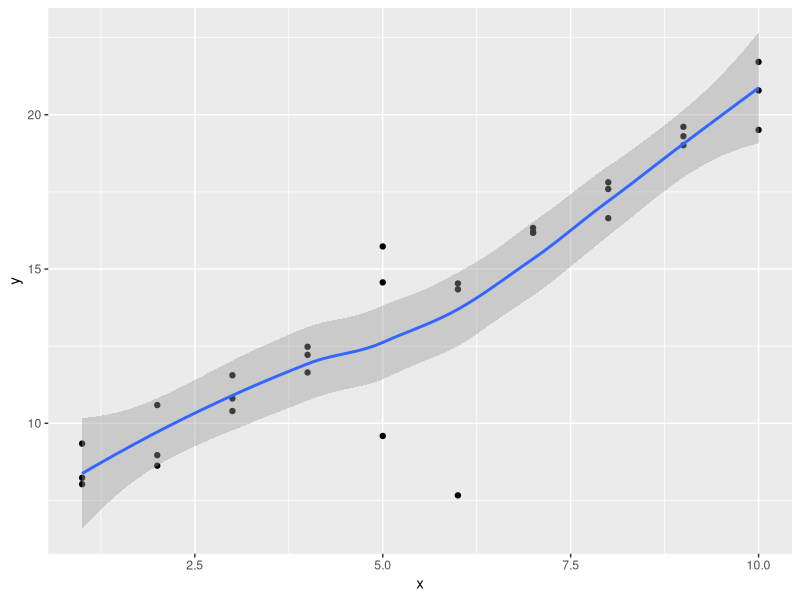
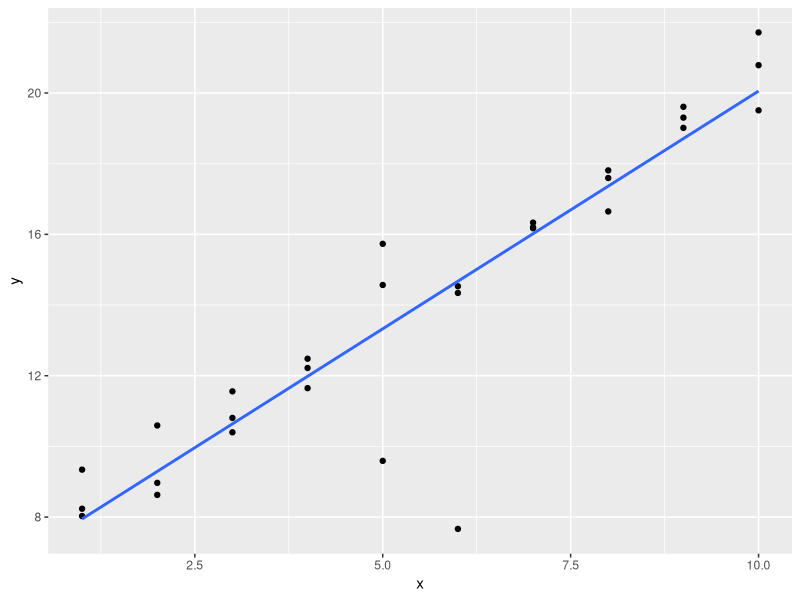

These charts were generated, in order, by the following R code: (Note: this script raises an error after producing the figures.)
## ---- chunk 1
library(tidyverse)

library(modelr)
options(na.action = na.warn)
## ---- chunk 2
sim1a <- tibble(
  x = rep(1:10, each = 3),
  y = x * 1.5 + 6 + rt(length(x), df = 2)
)
## ---- chunk 3
sim1a_mod <- lm(y ~ x, data = sim1a)               # fit a linear model (straight line)

coef(sim1a_mod)                                    # Slope=1.480507    Intercept=5.806916

# Can't just put `sim1a_mod` into ggplot like below ...It plots *curve*, as for `sim1a`. (WHY?)
ggplot(sim1a_mod, aes(x, y)) +
  geom_point() +
  geom_smooth() 
## ---- chunk 4
ggplot(sim1a, aes(x = x, y = y)) +
  geom_point() +
  geom_smooth(method = "lm", se = FALSE)           # fit a linear model (straight line)
## ---- chunk 5
measure_distance <- function(mod, data) {
  diff <- data$y - make_prediction(mod, data)
  mean(abs(diff))
}
## ---- chunk 6
best <- optim(c(0, 0), measure_distance, data = sim1a)
best$par                                   # the best parameters of the 'mean-absolute distance'


# HOWEVER, although the code in Q2 defines `measure_distance` (and we have `sim1a` from Q1), that definition doesn't include what the `make_prediction()` function is ...SO at the moment we just get an error
## ---- chunk 7
# "For the above function to work, we need to define a function `make_prediction` that takes a numeric vector of length two (the intercept and slope) and returns the predictions..."

make_prediction <- function(mod, data) {
  mod[1] + mod[2] * data$x
}

# (I don't properly understand this, but) running that `make_prediction` code, and then the `optim` code again, gives : [1] 6.013145 1.511948

# ...re. `lm()` with the same data, (in A1) : Slope=1.546082    Intercept=5.633505
## ---- chunk 8
model1 <- function(a, data) {
  a[1] + data$x * a[2] + a[3]
}
## ---- chunk 9
sim1_loess <- loess(y ~ x, data = sim1)

grid_loess <- sim1 %>%
  add_predictions(sim1_loess)                          # `add_predictions`

# add the predictions from a `loess` regression to the `sim1` data
# sim1 <- sim1 %>%
#  add_predictions(sim1_loess, var = "pred_loess")     # Default name of output col w/be `pred`
## ---- chunk 10
ggplot(sim1, aes(x)) +                 # Same code as s23.3.1 R4DS book (but with `grid_loess`)
  geom_point(aes(y = y)) +
  geom_line(aes(y = pred), data = grid_loess, colour = "red", size = 1)
## ---- chunk 11
?add_predictions

# "A data frame. `add_prediction` adds a single new column, `.pred`, to the input data. `spread_predictions` adds one column for each model. `gather_predictions` adds two columns `.model` and `.pred`, and repeats the input rows for each model." -- Help

# "Next we add predictions. We’ll use modelr::add_predictions() which takes a data frame and a model. It adds the predictions from the model to a new column in the data frame" -- s23.3.1 R4DS book
## ---- chunk 12
ggplot(sim1, aes(x, resid)) + 
  geom_ref_line(h = 0) +
  geom_point()
# Just showing this for context. (Because running it here gives an error)

?geom_ref_line

# "geom_ref_line {modelr}" "Add a reference line (ggplot2)" -- Help
## ---- chunk 13

## ---- chunk 14

## ---- chunk 15
mod1 <- lm(y ~ x1 + x2, data = sim3)
mod2 <- lm(y ~ x1 * x2, data = sim3)
## ---- chunk 16

## ---- chunk 17
